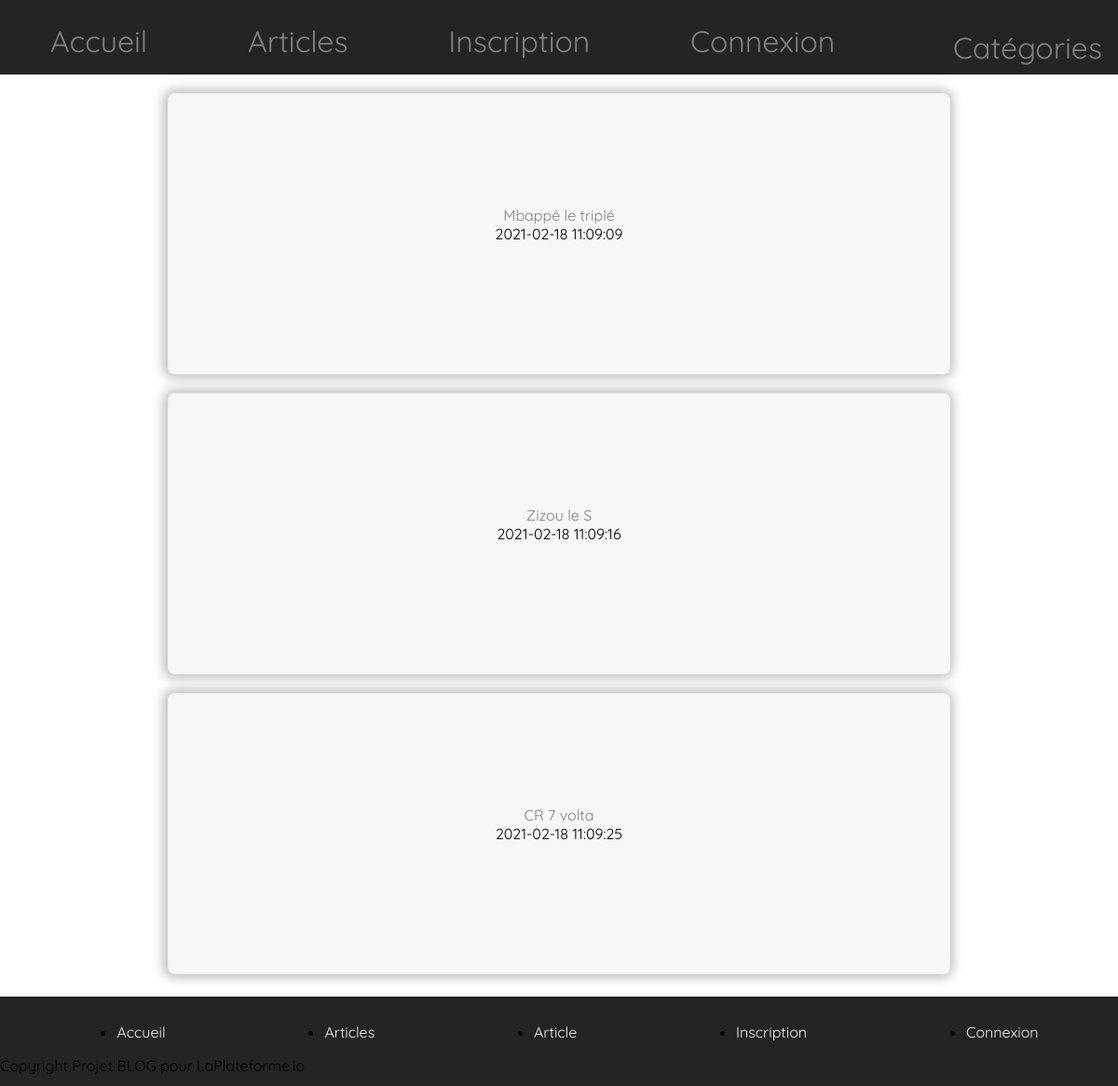
The page /Filtre_Articles/filtre_articles.index.php?id=42 on the database its author committed.
### tables this page shows
CREATE TABLE `articles` (
  `id` int(11) NOT NULL,
  `article` text NOT NULL,
  `id_utilisateur` int(11) NOT NULL,
  `id_categorie` int(11) NOT NULL,
  `date` timestamp NOT NULL DEFAULT CURRENT_TIMESTAMP ON UPDATE CURRENT_TIMESTAMP
);

### classes/articles.class.php (the view, shortened to what this page needs)
<?php
class Articles extends bdd
{
?>
            <?php endif; ?><?php
                        public function FiltreArticlesIndex()
                        {
                            $con = $this->connectDb();
                            $id = $_GET['id'];
                            $req = $con->prepare("SELECT * FROM categories INNER JOIN articles  ON articles.id_categorie = categories.id  WHERE id_categorie = :id ");
                            $req->bindValue('id', $id, PDO::PARAM_INT);
                            $req->execute();
                            $result = $req->fetchAll();
                            foreach ($result as $key) {
                                $article = $key['article'];
                                $date = $key['date'];
                                $id = $key['id'];
                                echo '<div class="borderArticle1"><a href="http://localhost/blog/Article/article.php?id='.$id. '">'. $article. '</a>'.'<br />';
                                echo $date.'<br />'.'<br /></div>';
                            }
                        }
                    }
?>

### CSS/wholeWebSite.css (style rules this page uses)
body, html { width: 100%; padding: 0; margin:0; font-family: 'Quicksand', sans-serif; justify-content: space-around; }
a { color: grey; text-decoration: none; }
.paginationArticles, .borderArticle, .borderArticle1, .paginationArticles1 { border-style: groove; text-align: center; border-width: 1px; border-radius: 0.5rem; margin: 20px; background-color: rgba(128, 128, 128, 0.068); -webkit-box-shadow: -1px 0px 12px 4px rgba(0, 0, 0, 0.322); box-shadow: -1px 0px 12px 4px rgba(0, 0, 0, 0.253); margin-right: 15%; margin-left: 15%; }
.paginationArticles1, .borderArticle1 { padding: 10%; }

### rows shown on the page
articles: article "Mbappé le triplé", date "2021-02-18 11:09:09"
articles: article "Zizou le S", date "2021-02-18 11:09:16"
articles: article "CR 7 volta", date "2021-02-18 11:09:25"
